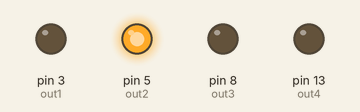
The sketch below on a simulated Arduino Uno, built with avr-gcc and run on an emulated ATmega328P. On the bench: output pins drawn as LEDs (lit = HIGH).

Above: at 2.5 s.
At 7.5 s:
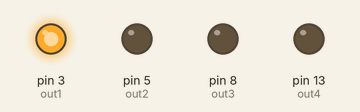
Timing chart, 0 to 13.0 s (numbered marks = the images above):
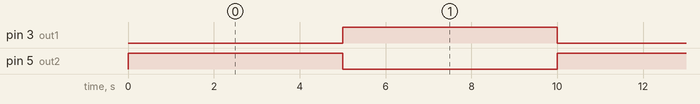

The sketch:

MiniSumo.ino
```cpp
int out1=3;
int out2=5;
int out3=8;
int out4=13;

void setup(){
   pinMode(out1,OUTPUT);
   pinMode(out2,OUTPUT);
   pinMode(out3,OUTPUT);
   pinMode(out4,OUTPUT);
}


void loop(){
atrasIzq();
delay(5000);
adelanteIzq();
delay(5000);
}


void atrasIzq(){
    digitalWrite(out1,LOW);
    analogWrite(out2,255);
}

void adelanteIzq(){
  digitalWrite(out2,LOW);
  analogWrite(out1,255);
}
```

Measured:
- by itself, pin 3 (out1), pin 5 (out2): alternates HIGH for 5.0 s and LOW for 5.0 s
